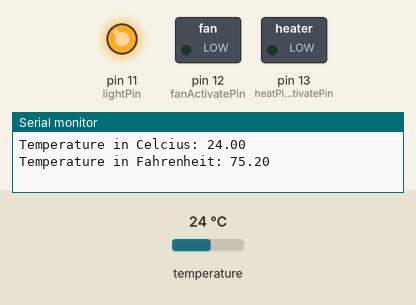
This sketch was run on a simulated Arduino Uno, built with avr-gcc and run on an emulated ATmega328P. Shown: switched loads named in the sketch (green lamp = pin HIGH), output pins drawn as LEDs (lit = HIGH), the last lines printed to the serial monitor. The test bench sets the inputs (shaded band); at power-on: temperature 24 °C.

Above: at 2.2 s.
2.3 s: temperature set to 20.5 °C
14.7 s: temperature set to 19.4 °C
At 22.3 s:
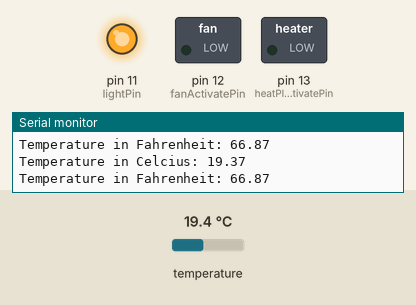
22.8 s: temperature set to 17.4 °C
At 35.1 s:
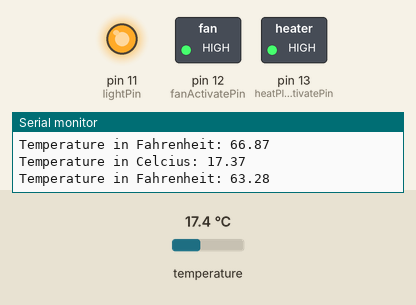
35.2 s: temperature set to 19 °C
At 42.4 s:
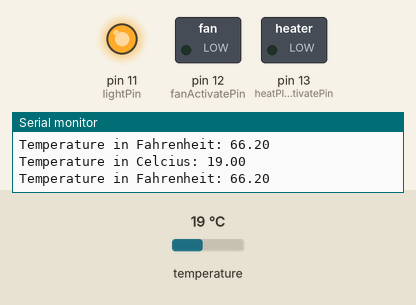
43.1 s: temperature set to 12 °C
At 56.2 s:
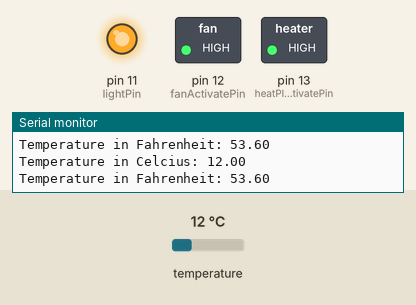
Timing chart, 0 to 56.5 s (numbered marks = the images above; inputs shaded):
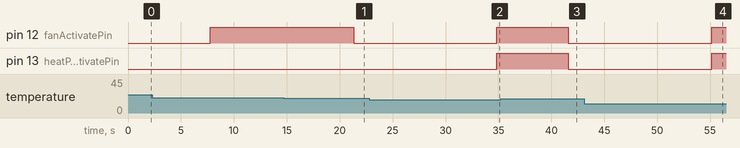

Measured:
- the behaviour switches between 18 and 17.9 °C on temperature (found by bisection; images 1 and 2)
- after the input at 14.7 s, pin 12 (fanActivatePin): HIGH → LOW after 6.6 s
- after the input at 22.8 s, pin 12 (fanActivatePin), pin 13 (heatPlateActivatePin): LOW → HIGH after 12.0 s
- after the input at 35.2 s, pin 12 (fanActivatePin), pin 13 (heatPlateActivatePin): HIGH → LOW after 6.4 s
- after the input at 43.1 s, pin 12 (fanActivatePin), pin 13 (heatPlateActivatePin): LOW → HIGH after 12.0 s

The sketch:

incubator_esp32_hardcode.ino
```cpp
// Designed by Shawn Ray
// 3/11/2024

#include <OneWire.h>
#include <DallasTemperature.h>

#define convertTime(a,b) ( (int)( (double) (a - b) / 3.6*pow(10,6)) )
const int tempSensorPin = 9;
const int lightPin = 11;
const int fanActivatePin = 12;
const int heatPlateActivatePin = 13;

//String hostname = "Incubation Chamber #1";
unsigned long programStartTime;

// used for testing
int testValue = 0;

int dayTempHigh = 20;
int dayTempLow = 18;
int nightTempHigh = 12;
int nightTempLow = 8;

float tempCelsius;    // current temperature in Celsius
float tempFahrenheit; // current temperature in Fahrenheit

int hourLimit = 8;

OneWire oneWire(tempSensorPin);         // setup a oneWire instance
DallasTemperature sensors(&oneWire); // pass oneWire to DallasTemperature library

void setup() {

  // Log start time of the program
  programStartTime = millis();

  // set up for USB communication
  Serial.begin(115200);
  delay(1000);

  // set pins for output
  // writing to the pins will set the state of the peripheral devices
  pinMode(lightPin, OUTPUT);
  pinMode(fanActivatePin, OUTPUT);
  pinMode(heatPlateActivatePin, OUTPUT);
  pinMode(tempSensorPin, INPUT);
  sensors.begin();    // initialize the sensor

  // The lights start on (beginning of the day)
  digitalWrite(lightPin, HIGH);
}
/*void loop(){
  digitalWrite(lightPin, LOW);
  digitalWrite(fanActivatePin, LOW);
  digitalWrite(heatPlateActivatePin, HIGH);
}*/

void loop() {
  // put your main code here, to run repeatedly:

  unsigned long currentTime = millis();
  //unsigned long currentMillis = millis();
  unsigned long seconds = (currentTime-programStartTime) / 1000;
  unsigned long minutes = seconds / 60;
  unsigned long hours = minutes / 60;
  unsigned long days = hours / 24;
  //currentMillis %= 1000;
  seconds %= 60;
  minutes %= 60;
  hours %= 24;
  sensors.requestTemperatures();
  tempCelsius = sensors.getTempCByIndex(0);
  tempFahrenheit = tempCelsius * 9 / 5 + 32;

  Serial.print("Temperature in Celcius: ");
  Serial.println(tempCelsius);
  Serial.print("Temperature in Fahrenheit: ");
  Serial.println(tempFahrenheit);

  delay(5000);
  for(int i = 0; i < 16; ++i){
    Serial.print("\n");
  }
  delay(1000);
                                // DayTime
  if(hours < 12){

    digitalWrite(lightPin, HIGH);
      //  activate heat plates
      //  activate the fan
    if(tempCelsius < dayTempLow){
      digitalWrite(heatPlateActivatePin, HIGH);
      digitalWrite(fanActivatePin, HIGH);
    }else if(tempCelsius > dayTempHigh){
      //  deactivate heat plates
      //  activate the fan
      digitalWrite(heatPlateActivatePin, LOW);
      digitalWrite(fanActivatePin, HIGH);
    }else{
      //  deactivate heat plates
      //  deactivate the fan
      digitalWrite(heatPlateActivatePin, LOW);
      digitalWrite(fanActivatePin, LOW);
    }
  }else if(hours > 12){         // Nighttime

    digitalWrite(lightPin, LOW);
      //  activate heat plates
      //  activate the fan
    if(tempCelsius < nightTempLow){
      digitalWrite(heatPlateActivatePin, HIGH);
      digitalWrite(fanActivatePin, HIGH);
    }else if(tempCelsius > nightTempHigh){
      //  deactivate heat plates
      //  activate the fan
      digitalWrite(heatPlateActivatePin, LOW);
      digitalWrite(fanActivatePin, HIGH);
    }else{
      //  deactivate heat plates
      //  deactivate the fan
      digitalWrite(heatPlateActivatePin, LOW);
      digitalWrite(fanActivatePin, LOW);
    }
  }

}
```
